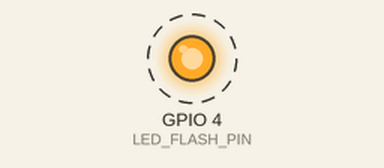
Simulated run of this sketch. Board: ESP32. On the bench: output pins drawn as LEDs (lit = HIGH). Dashed ring = blinking. WiFi joins after 1.5 s; servers stay silent unless stated; the camera gives no picture; what the sketch prints to the serial monitor is not drawn.

Above: at 4.6 s.
Timing chart, 0 to 7.4 s (numbered marks = the images above):
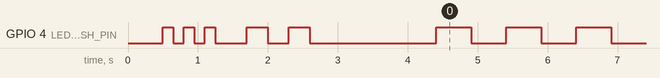

Measured:
- by itself, GPIO 4 (LED_FLASH_PIN): moves between LOW and HIGH, repeating every 54.0 s

The sketch:

camtest_arduino_ide.ino
```cpp
// ============================================================================
// DIAGNOSTIK ESP32-CAM — Versi Arduino IDE (single file, TANPA modular)
// ============================================================================
// Tujuan: membuktikan kamera & board AI-Thinker ESP32-CAM berfungsi secara
// fisik, dipakai saat Serial Monitor board ini terus-menerus menampilkan
// karakter acak (sudah dicoba: baud 115200 & 9600, ganti kabel USB, tekan
// RST -- semua hasilnya sama, WiFi juga tidak pernah berhasil connect).
//
// File ini punya 2 lapis diagnostik yang berjalan BERURUTAN, supaya kita
// tahu persis board berhenti di tahap mana:
//
//   TAHAP 0 (paling awal, TIDAK butuh kamera/WiFi sama sekali):
//     LED flash on-board (GPIO 4) berkedip terus tiap 500ms sejak baris
//     PERTAMA di loop(). Kalau LED ini TIDAK PERNAH kedip sama sekali,
//     board bahkan tidak sanggup menjalankan kode paling sederhana --
//     ini konfirmasi PASTI brownout/board rusak, di luar soal kamera.
//
//   TAHAP 1: Inisialisasi kamera (esp_camera_init). Kalau board mati/reset
//     tepat di titik ini (LED yang tadinya kedip jadi berhenti/board
//     restart), itu konfirmasi brownout SAAT KAMERA DINYALAKAN.
//
//   TAHAP 2: Connect WiFi + jalankan web server MJPEG stream. Kalau lolos
//     sampai sini, buka http://<IP-yang-tercetak>/ di browser HP/laptop
//     yang satu jaringan WiFi.
//
// CARA UJI PALING PENTING (tanpa perlu Serial Monitor sama sekali):
//   1. Upload sketch ini via Arduino IDE seperti biasa (lewat laptop).
//   2. Setelah upload selesai, CABUT dari laptop, colokkan ke CHARGER HP
//      terpisah (5V, idealnya 2A) -- BUKAN ke port USB laptop.
//   3. Amati LED flash board:
//        - LED kedip teratur terus-menerus            -> board hidup stabil,
//          lanjut cek kamera (LED akan mati/redup sebentar saat kamera
//          coba dinyalakan, sekitar 1-2 detik setelah boot).
//        - LED TIDAK PERNAH menyala/kedip sama sekali  -> board benar-benar
//          tidak dapat daya cukup / rusak, ganti sumber daya atau board.
//        - LED kedip lalu MATI TOTAL setelah beberapa detik (tidak kedip
//          lagi) -> board reset-loop, kemungkinan besar brownout saat
//          esp_camera_init() atau WiFi.begin().
//
// SEBELUM UPLOAD, wajib diisi manual (baris ~40-42 di bawah):
//   WIFI_SSID, WIFI_PASSWORD -- sama seperti di iot/include/config.h
//
// Board di Arduino IDE: pilih "AI Thinker ESP32-CAM"
// (Tools > Board > ESP32 Arduino > AI Thinker ESP32-CAM)
// Partition Scheme: "Huge APP (3MB No OTA/1MB SPIFFS)" (kamera butuh flash
// besar), Upload Speed bisa dicoba 115200 dulu kalau upload gagal di speed
// tinggi (ini juga bisa jadi indikasi masalah kabel/driver USB-Serial).
// ============================================================================

#include <WiFi.h>
#include <esp_camera.h>
#include <esp_http_server.h>

// ---------- ISI SESUAI CONFIG.H KAMU ----------
#define WIFI_SSID     "Adhyasta"
#define WIFI_PASSWORD "juarasatu"
// ------------------------------------------------

#define LED_FLASH_PIN 4  // LED flash on-board AI-Thinker ESP32-CAM

// Pinout standar board AI-Thinker ESP32-CAM.
#define PWDN_GPIO_NUM     32
#define RESET_GPIO_NUM    -1
#define XCLK_GPIO_NUM      0
#define SIOD_GPIO_NUM     26
#define SIOC_GPIO_NUM     27
#define Y9_GPIO_NUM       35
#define Y8_GPIO_NUM       34
#define Y7_GPIO_NUM       39
#define Y6_GPIO_NUM       36
#define Y5_GPIO_NUM       21
#define Y4_GPIO_NUM       19
#define Y3_GPIO_NUM       18
#define Y2_GPIO_NUM        5
#define VSYNC_GPIO_NUM    25
#define HREF_GPIO_NUM     23
#define PCLK_GPIO_NUM     22

#define PART_BOUNDARY "greenhousecamboundary"
static const char *STREAM_CONTENT_TYPE = "multipart/x-mixed-replace;boundary=" PART_BOUNDARY;
static const char *STREAM_BOUNDARY = "\r\n--" PART_BOUNDARY "\r\n";
static const char *STREAM_PART = "Content-Type: image/jpeg\r\nContent-Length: %u\r\n\r\n";

httpd_handle_t streamServer = NULL;
bool cameraOk = false;
bool wifiOk = false;

static const char INDEX_HTML[] PROGMEM = R"HTML(
<!DOCTYPE html><html><head><title>ESP32-CAM Diagnostik</title></head>
<body style="background:#111;text-align:center;font-family:sans-serif;color:#eee;">
<h2>ESP32-CAM Diagnostik - Live Stream</h2>
<img src="/stream" style="max-width:100%%;border:2px solid #4caf50;" />
</body></html>
)HTML";

static esp_err_t indexHandler(httpd_req_t *req) {
  httpd_resp_set_type(req, "text/html");
  return httpd_resp_send(req, INDEX_HTML, HTTPD_RESP_USE_STRLEN);
}

static esp_err_t streamHandler(httpd_req_t *req) {
  esp_err_t res = httpd_resp_set_type(req, STREAM_CONTENT_TYPE);
  if (res != ESP_OK) return res;

  char partBuffer[64];

  while (true) {
    camera_fb_t *fb = esp_camera_fb_get();
    if (!fb) {
      res = ESP_FAIL;
      break;
    }

    res = httpd_resp_send_chunk(req, STREAM_BOUNDARY, strlen(STREAM_BOUNDARY));
    if (res == ESP_OK) {
      size_t hlen = snprintf(partBuffer, sizeof(partBuffer), STREAM_PART, fb->len);
      res = httpd_resp_send_chunk(req, partBuffer, hlen);
    }
    if (res == ESP_OK) {
      res = httpd_resp_send_chunk(req, (const char *)fb->buf, fb->len);
    }

    esp_camera_fb_return(fb);

    if (res != ESP_OK) break;
    delay(100); // batasi ~10 fps
  }

  return res;
}

void startStreamServer() {
  httpd_config_t config = HTTPD_DEFAULT_CONFIG();
  config.server_port = 80;

  httpd_uri_t indexUri = {"/", HTTP_GET, indexHandler, NULL};
  httpd_uri_t streamUri = {"/stream", HTTP_GET, streamHandler, NULL};

  if (httpd_start(&streamServer, &config) == ESP_OK) {
    httpd_register_uri_handler(streamServer, &indexUri);
    httpd_register_uri_handler(streamServer, &streamUri);
  }
}

bool initCamera() {
  camera_config_t config;
  config.ledc_channel = LEDC_CHANNEL_0;
  config.ledc_timer = LEDC_TIMER_0;
  config.pin_d0 = Y2_GPIO_NUM;
  config.pin_d1 = Y3_GPIO_NUM;
  config.pin_d2 = Y4_GPIO_NUM;
  config.pin_d3 = Y5_GPIO_NUM;
  config.pin_d4 = Y6_GPIO_NUM;
  config.pin_d5 = Y7_GPIO_NUM;
  config.pin_d6 = Y8_GPIO_NUM;
  config.pin_d7 = Y9_GPIO_NUM;
  config.pin_xclk = XCLK_GPIO_NUM;
  config.pin_pclk = PCLK_GPIO_NUM;
  config.pin_vsync = VSYNC_GPIO_NUM;
  config.pin_href = HREF_GPIO_NUM;
  config.pin_sccb_sda = SIOD_GPIO_NUM;
  config.pin_sccb_scl = SIOC_GPIO_NUM;
  config.pin_pwdn = PWDN_GPIO_NUM;
  config.pin_reset = RESET_GPIO_NUM;
  // XCLK diturunkan ke 10MHz -- 20MHz diketahui menyebabkan cam_task stack
  // overflow/Guru Meditation Error di sebagian modul OV2640 board AI-Thinker
  // murah (clock generator internal sensor tidak stabil di 20MHz).
  config.xclk_freq_hz = 10000000;
  config.pixel_format = PIXFORMAT_JPEG;
  // CAMERA_GRAB_LATEST (bukan default CAMERA_GRAB_WHEN_EMPTY) mencegah
  // driver menunggu/mem-block di task internal saat buffer penuh --
  // salah satu penyebab umum "Stack canary watchpoint triggered (cam_task)".
  config.grab_mode = CAMERA_GRAB_LATEST;

  if (psramFound()) {
    config.frame_size = FRAMESIZE_QVGA;
    config.jpeg_quality = 12;
    config.fb_count = 2;
    config.fb_location = CAMERA_FB_IN_PSRAM;
  } else {
    config.frame_size = FRAMESIZE_QVGA; // paling ringan, khusus diagnostik
    config.jpeg_quality = 15;
    config.fb_count = 1;
    config.fb_location = CAMERA_FB_IN_DRAM;
  }

  return esp_camera_init(&config) == ESP_OK;
}

void setup() {
  // TAHAP 0: LED indikator dulu, sebelum apapun yang berat (kamera/WiFi).
  pinMode(LED_FLASH_PIN, OUTPUT);
  digitalWrite(LED_FLASH_PIN, LOW);

  Serial.begin(115200);
  delay(500);
  Serial.println("\n=== ESP32-CAM Diagnostik (Arduino IDE, single file) ===");

  // Kedip 3x cepat di awal -> bukti board hidup & sampai baris ini.
  for (int i = 0; i < 3; i++) {
    digitalWrite(LED_FLASH_PIN, HIGH);
    delay(150);
    digitalWrite(LED_FLASH_PIN, LOW);
    delay(150);
  }

  // TAHAP 1: kamera.
  Serial.println("[Tahap 1] Inisialisasi kamera...");
  cameraOk = initCamera();
  Serial.println(cameraOk ? "[Tahap 1] Kamera OK." : "[Tahap 1] Kamera GAGAL.");

  // Kedip 2x -> bukti berhasil lewati inisialisasi kamera tanpa crash.
  for (int i = 0; i < 2; i++) {
    digitalWrite(LED_FLASH_PIN, HIGH);
    delay(300);
    digitalWrite(LED_FLASH_PIN, LOW);
    delay(300);
  }

  // TAHAP 2: WiFi + web server.
  Serial.println("[Tahap 2] Menghubungkan WiFi...");
  WiFi.mode(WIFI_STA);
  WiFi.begin(WIFI_SSID, WIFI_PASSWORD);
  int attempts = 0;
  while (WiFi.status() != WL_CONNECTED && attempts < 40) {
    delay(500);
    Serial.print(".");
    attempts++;
  }

  wifiOk = (WiFi.status() == WL_CONNECTED);
  if (wifiOk) {
    Serial.println("\n[Tahap 2] WiFi terhubung!");
    Serial.print("[Tahap 2] Buka di browser: http://");
    Serial.println(WiFi.localIP());
    if (cameraOk) {
      startStreamServer();
      Serial.println("[Tahap 2] Server stream siap.");
    }
  } else {
    Serial.println("\n[Tahap 2] WiFi GAGAL terhubung.");
  }
}

void loop() {
  // LED berkedip PELAN terus-menerus selama board hidup normal (heartbeat).
  // Kalau LED ini berhenti berkedip kapan saja setelah setup() selesai,
  // board sudah reset/crash lagi -- amati pola kedipnya untuk diagnosis.
  digitalWrite(LED_FLASH_PIN, HIGH);
  delay(500);
  digitalWrite(LED_FLASH_PIN, LOW);
  delay(500);
}
```
